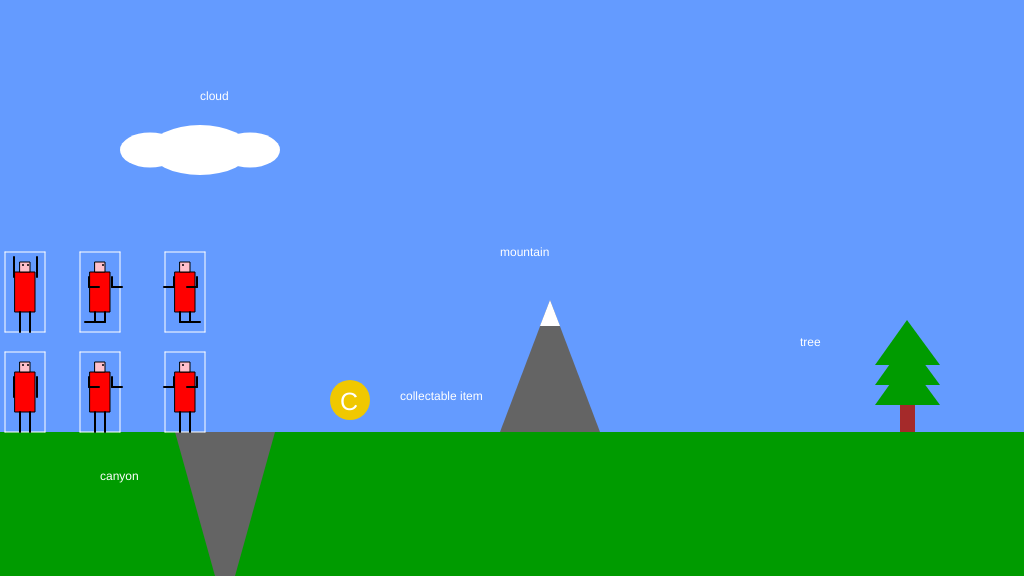
Frame 1 (no input)
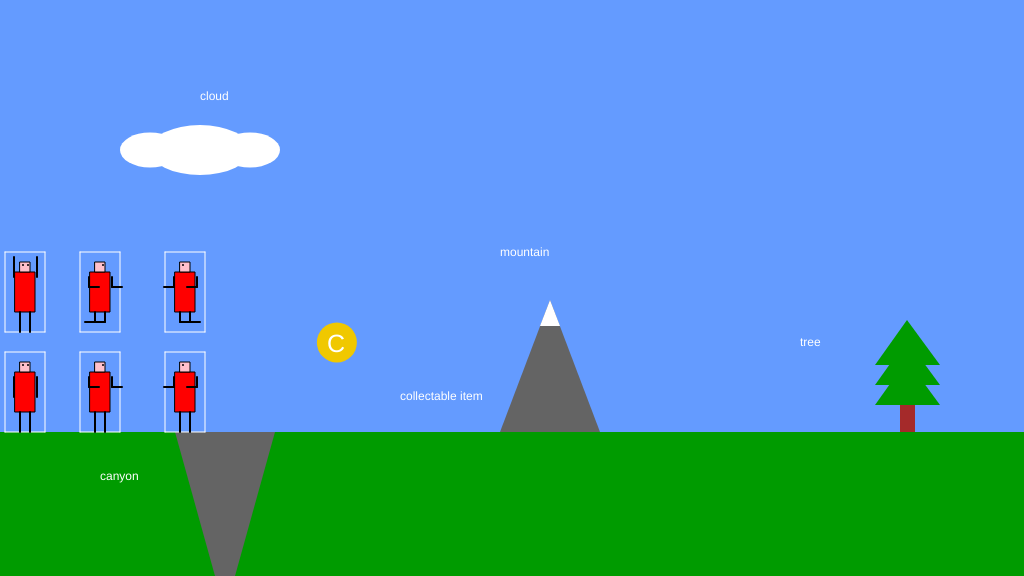
Frame 60 (no input)
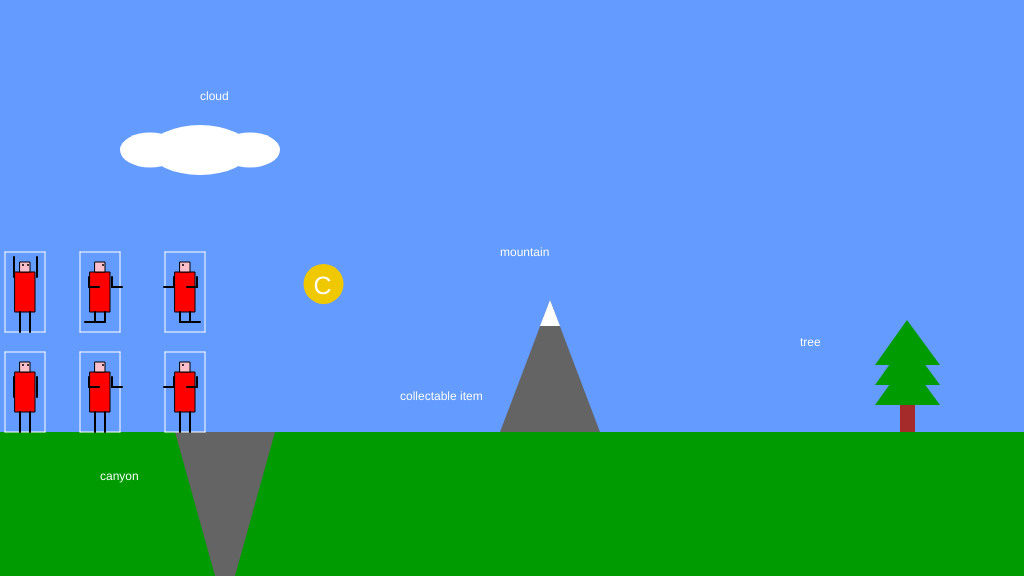
Frame 120 (the mouse pressed at the canvas centre since frame 60)

The p5.js sketch that drew these frames (run headless with seeded random() and noise() and a simulated clock; from frame 60 on, the mouse is pressed at the canvas centre):

// p5.js sketch
// ── sketch.js
/*

The Game Project

1 - Background Scenery

Use p5 drawing functions such as rect, ellipse, line, triangle and
point to draw the scenery as set out in the code comments. The items
should appear next to the text titles.

Each bit of scenery is worth two marks:

0 marks = not a reasonable attempt
1 mark = attempted but it's messy or lacks detail
2 marks = you've used several shape functions to create the scenery

I've given titles and chosen some base colours, but feel free to
imaginatively modify these and interpret the scenery titles loosely to
match your game theme.


WARNING: Do not get too carried away. If you're shape takes more than 5 lines
of code to draw then you've probably over done it.


*/

let coinSpeed = 1; // general coin speed
let coinPosition = {
	x: 350,
	y: 400
};
let coinDirection;

function setup()
{
	createCanvas(1024, 576);
	coinDirection = random(0, 360); // random direction in an angle
	coinAxisSpeed = {
		x: coinSpeed * cos(coinDirection*PI/180),
		y: coinSpeed * sin(coinDirection*PI/180)
	}; // speed for coin on x and y axis
}

function draw()
{
	background(100, 155, 255); //fill the sky blue

	noStroke();
	fill(0,155,0);
	rect(0, 432, 1024, 144); //draw some green ground

	//1. a cloud in the sky
	//... add your code here

	drawCloud();

	noStroke();
	fill(255);
	text("cloud", 200, 100);

	//2. a mountain in the distance
	//... add your code here

	drawMountain();

	noStroke();
	fill(255);
	text("mountain", 500, 256);

	//3. a tree
	//... add your code here

	drawTree();

	noStroke();
	fill(255);
	text("tree", 800, 346);

	//4. a canyon
	//NB. the canyon should go from ground-level to the bottom of the screen

	//... add your code here

	drawCanyon();

	noStroke();
	fill(255);
	text("canyon", 100, 480);

	//5. a collectable token - eg. a jewel, fruit, coins
	//... add your code here

	drawCoin(coinPosition.x, coinPosition.y);
	coinPosition = {
		x: coinPosition.x + coinAxisSpeed.x,
		y: coinPosition.y + coinAxisSpeed.y
	}
	

	noStroke();
	fill(255);
	text("collectable item", 400, 400);

	drawCharFront();

	drawCharRight();

	drawCharLeft();

	drawCharJumpFront();

	drawCharJumpRight();

	drawCharJumpLeft();
}

function keyPressed() {
	if(keyCode === 32) {
		coinAxisSpeed = {
			x: -coinAxisSpeed.x,
			y: -coinAxisSpeed.y
		};
	} // if "space" is pressed then change axis speed of the coin to make it go the other direction
}

function drawCoin(x, y) {
	fill(240, 200, 0);
	ellipse(x, y, 40, 40);
	fill(255);
	textSize(25);
	text("C", x-10, y+10)
	textSize(12);
}

function drawCanyon() {
	fill(100);
	quad(175, 432, 275, 432, 235, 576, 215, 576);
}

function drawTree() {
	fill("brown");
	rect(900, 405, 15, 27);
	fill(0, 155, 0);
	triangle(875, 405, 940, 405, 907, 360);
	triangle(875, 385, 940, 385, 907, 340);
	triangle(875, 365, 940, 365, 907, 320);
}

function drawCloud() {
	fill(255);
	ellipse(200, 150, 100, 50);
	ellipse(150, 150, 60, 35);
	ellipse(250, 150, 60, 35);
}

function drawMountain() {
	fill(100);
	triangle(550, 300, 500, 432, 600, 432);
	fill(255);
	triangle(550, 300, 540, 326, 560, 326);
}

function drawCharFront() {
	let gameChar = {
		x: 25,
		y: 432
	};

	drawBox(gameChar.x, gameChar.y);

	fill("red");
	stroke(0);
	rect(gameChar.x-10, gameChar.y-60, 20, 40);

	strokeWeight(2);
	line(gameChar.x-5, gameChar.y-20, gameChar.x-5, gameChar.y);

	line(gameChar.x+5, gameChar.y-20, gameChar.x+5, gameChar.y);

	line(gameChar.x-11, gameChar.y-55, gameChar.x-11, gameChar.y-35);

	line(gameChar.x+12, gameChar.y-55, gameChar.x+12, gameChar.y-35);

	strokeWeight(1);
	fill("pink");
	rect(gameChar.x-5, gameChar.y-70, 10, 10)

	strokeWeight(2);
	point(gameChar.x-2, gameChar.y-67)
	point(gameChar.x+3, gameChar.y-67)
}

function drawCharRight() {
	let gameChar = {
		x: 100,
		y: 432
	};

	drawBox(gameChar.x, gameChar.y);

	fill("red");
	stroke(0);
	rect(gameChar.x-10, gameChar.y-60, 20, 40);

	strokeWeight(2);
	line(gameChar.x-5, gameChar.y-20, gameChar.x-5, gameChar.y);

	line(gameChar.x+5, gameChar.y-20, gameChar.x+5, gameChar.y);

	line(gameChar.x-11, gameChar.y-55, gameChar.x-11, gameChar.y-45);
	line(gameChar.x-11, gameChar.y-45, gameChar.x-1, gameChar.y-45);

	line(gameChar.x+12, gameChar.y-55, gameChar.x+12, gameChar.y-45);
	line(gameChar.x+12, gameChar.y-45, gameChar.x+22, gameChar.y-45);

	strokeWeight(1);
	fill("pink");
	rect(gameChar.x-5, gameChar.y-70, 10, 10)

	strokeWeight(2);
	point(gameChar.x+3, gameChar.y-67)
}

function drawCharLeft() {
	let gameChar = {
		x: 185,
		y: 432
	};

	drawBox(gameChar.x, gameChar.y);

	fill("red");
	stroke(0);
	rect(gameChar.x-10, gameChar.y-60, 20, 40);

	strokeWeight(2);
	line(gameChar.x-5, gameChar.y-20, gameChar.x-5, gameChar.y);

	line(gameChar.x+5, gameChar.y-20, gameChar.x+5, gameChar.y);

	line(gameChar.x-11, gameChar.y-55, gameChar.x-11, gameChar.y-45);
	line(gameChar.x-11, gameChar.y-45, gameChar.x-21, gameChar.y-45);

	line(gameChar.x+12, gameChar.y-55, gameChar.x+12, gameChar.y-45);
	line(gameChar.x+12, gameChar.y-45, gameChar.x+2, gameChar.y-45);

	strokeWeight(1);
	fill("pink");
	rect(gameChar.x-5, gameChar.y-70, 10, 10)

	strokeWeight(2);
	point(gameChar.x-2, gameChar.y-67)
}

function drawCharJumpFront() {
	let gameChar = {
		x: 25,
		y: 332
	};

	drawBox(gameChar.x, gameChar.y);

	fill("red");
	stroke(0);
	rect(gameChar.x-10, gameChar.y-60, 20, 40);

	strokeWeight(2);
	line(gameChar.x-5, gameChar.y-20, gameChar.x-5, gameChar.y);

	line(gameChar.x+5, gameChar.y-20, gameChar.x+5, gameChar.y);

	line(gameChar.x-11, gameChar.y-55, gameChar.x-11, gameChar.y-75);

	line(gameChar.x+12, gameChar.y-55, gameChar.x+12, gameChar.y-75);

	strokeWeight(1);
	fill("pink");
	rect(gameChar.x-5, gameChar.y-70, 10, 10)

	strokeWeight(2);
	point(gameChar.x-2, gameChar.y-67)
	point(gameChar.x+3, gameChar.y-67)
}

function drawCharJumpRight() {
	let gameChar = {
		x: 100,
		y: 332
	};

	drawBox(gameChar.x, gameChar.y);

	fill("red");
	stroke(0);
	rect(gameChar.x-10, gameChar.y-60, 20, 40);

	strokeWeight(2);
	line(gameChar.x-5, gameChar.y-20, gameChar.x-5, gameChar.y-10);
	line(gameChar.x-5, gameChar.y-10, gameChar.x-15, gameChar.y-10);

	line(gameChar.x+5, gameChar.y-20, gameChar.x+5, gameChar.y-10);
	line(gameChar.x+5, gameChar.y-10, gameChar.x-5, gameChar.y-10);

	line(gameChar.x-11, gameChar.y-55, gameChar.x-11, gameChar.y-45);
	line(gameChar.x-11, gameChar.y-45, gameChar.x-1, gameChar.y-45);

	line(gameChar.x+12, gameChar.y-55, gameChar.x+12, gameChar.y-45);
	line(gameChar.x+12, gameChar.y-45, gameChar.x+22, gameChar.y-45);

	strokeWeight(1);
	fill("pink");
	rect(gameChar.x-5, gameChar.y-70, 10, 10)

	strokeWeight(2);
	point(gameChar.x+3, gameChar.y-67)
}

function drawCharJumpLeft() {
	let gameChar = {
		x: 185,
		y: 332
	};

	drawBox(gameChar.x, gameChar.y);

	fill("red");
	stroke(0);
	rect(gameChar.x-10, gameChar.y-60, 20, 40);

	strokeWeight(2);
	line(gameChar.x-5, gameChar.y-20, gameChar.x-5, gameChar.y-10);
	line(gameChar.x-5, gameChar.y-10, gameChar.x+5, gameChar.y-10);

	line(gameChar.x+5, gameChar.y-20, gameChar.x+5, gameChar.y-10);
	line(gameChar.x+5, gameChar.y-10, gameChar.x+15, gameChar.y-10);

	line(gameChar.x-11, gameChar.y-55, gameChar.x-11, gameChar.y-45);
	line(gameChar.x-11, gameChar.y-45, gameChar.x-21, gameChar.y-45);

	line(gameChar.x+12, gameChar.y-55, gameChar.x+12, gameChar.y-45);
	line(gameChar.x+12, gameChar.y-45, gameChar.x+2, gameChar.y-45);

	strokeWeight(1);
	fill("pink");
	rect(gameChar.x-5, gameChar.y-70, 10, 10)

	strokeWeight(2);
	point(gameChar.x-2, gameChar.y-67)
}

function drawBox(x, y) {
	stroke(255);
	strokeWeight(1);
	line(x-20, y, x+20, y);
	line(x-20, y-80, x+20, y-80);
	line(x-20, y, x-20, y-80);
	line(x+20, y, x+20, y-80);
}
